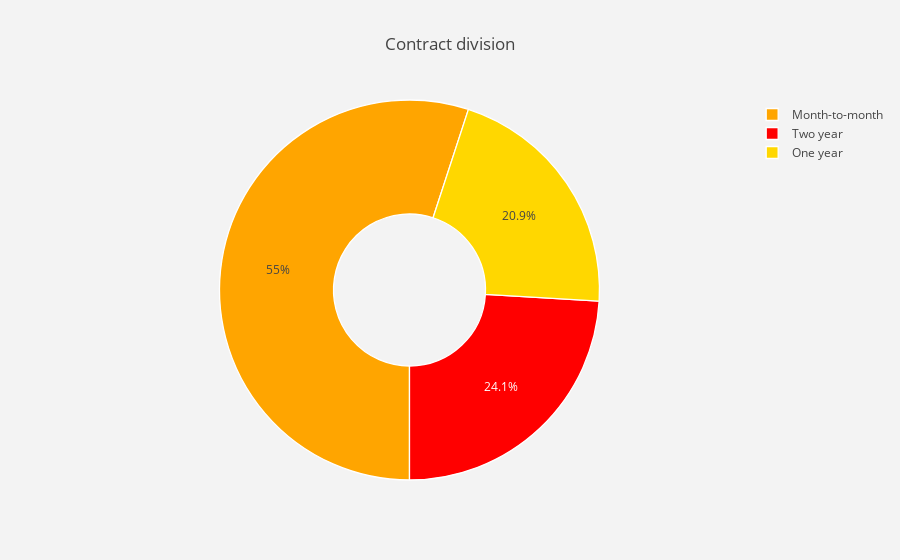

The notebook cell this image was saved under:
### Code cell
lab = tlc_db["Contract"].value_counts().keys().tolist()
#values
val = tlc_db["Contract"].value_counts().values.tolist()

trace = pgo.Pie(labels = lab ,
               values = val ,
               marker = dict(colors =  [ 'orange' ,'red', 'gold'],
                             line = dict(color = "white",
                                         width =  1.3)
                            ),
               rotation = 180,
               hoverinfo = "label+value+text",
               hole = .4
              )
layout = pgo.Layout(dict(title = "Contract division",
                        plot_bgcolor  = "rgb(243,243,243)",
                        paper_bgcolor = "rgb(243,243,243)",
                       )
                  )

data = [trace]
fig = pgo.Figure(data = data,layout = layout)
py.iplot(fig)

### Figure 1 — Plotly figure (JSON) as saved in the notebook; plotly's stock layout.template omitted (floating-point values rounded to 4 significant figures)
{"data": [{"hole": 0.4, "hoverinfo": "label+value+text", "labels": ["Month-to-month", "Two year", "One year"], "marker": {"colors": ["orange", "red", "gold"], "line": {"color": "white", "width": 1.3}}, "rotation": 180, "type": "pie", "uid": "b4b9b4c0-554a-4310-802f-9ac954fa53fc", "values": [3875, 1695, 1473]}], "layout": {"paper_bgcolor": "rgb(243,243,243)", "plot_bgcolor": "rgb(243,243,243)", "title": {"text": "Contract division"}}}
